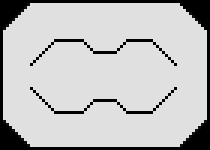

A level layout from a 2D game, rendered from its tile map. Below: a short description, then the map file with tile-grid data replaced by summaries:
An orthogonal 70x50 tile map with 3x3 px tiles, 1 tile layer (main_layer).

<map version="1.0" orientation="orthogonal" renderorder="right-down" width="70" height="50" tilewidth="3" tileheight="3" nextobjectid="1">
 <tileset firstgid="1" name="minimap" tilewidth="3" tileheight="3">
  <image source="minimap.png" trans="ff00ff" width="35" height="35" />
 </tileset>
 <layer name="main_layer" width="70" height="50">
  <data>[3500 cells, 3320 non-empty, 21 distinct tile ids]</data>
 </layer>
</map>